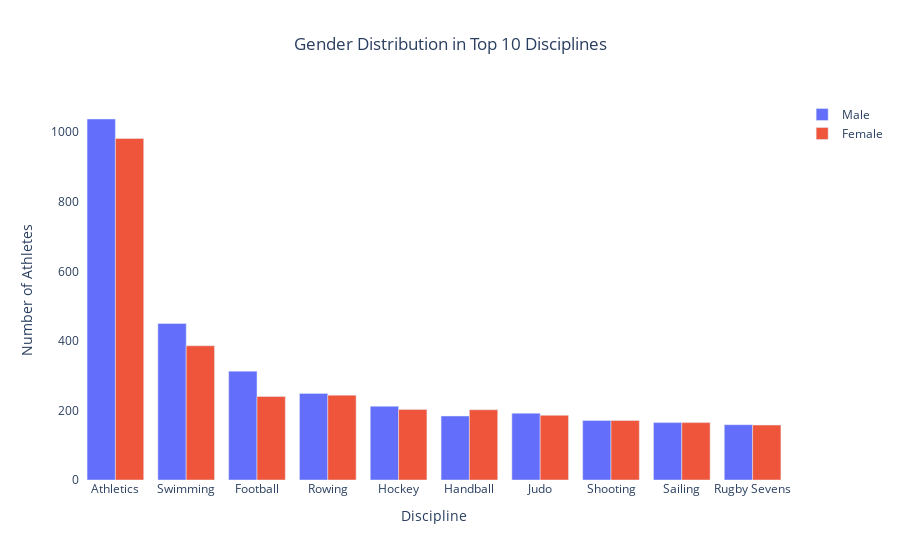

Notebook cell for this chart:
### Markdown cell above
**Gender Representation by Discipline**

### Code cell
gender_discipline = pd.crosstab(adf['disciplines'], adf['gender'])
top_10_gender = gender_discipline.sum(axis=1).nlargest(10).index

fig_gender = go.Figure()
fig_gender.add_trace(go.Bar(
    x=top_10_gender,
    y=gender_discipline.loc[top_10_gender, 'Male'],
    name='Male',
    marker_color='#636EFA'
))
fig_gender.add_trace(go.Bar(
    x=top_10_gender,
    y=gender_discipline.loc[top_10_gender, 'Female'],
    name='Female',
    marker_color='#EF553B'
))

fig_gender.update_layout(
    title="Gender Distribution in Top 10 Disciplines",
    xaxis_title="Discipline",
    yaxis_title="Number of Athletes",
    barmode='group',
    plot_bgcolor='white',
    title_x=0.5
)
fig_gender.show()

### Figure 1 — Plotly figure (JSON) as saved in the notebook; plotly's stock layout.template omitted (floating-point values rounded to 4 significant figures)
{"data": [{"marker": {"color": "#636EFA"}, "name": "Male", "type": "bar", "x": ["Athletics", "Swimming", "Football", "Rowing", "Hockey", "Handball", "Judo", "Shooting", "Sailing", "Rugby Sevens"], "y": [1038, 450, 313, 249, 212, 184, 192, 171, 165, 159]}, {"marker": {"color": "#EF553B"}, "name": "Female", "type": "bar", "x": ["Athletics", "Swimming", "Football", "Rowing", "Hockey", "Handball", "Judo", "Shooting", "Sailing", "Rugby Sevens"], "y": [982, 386, 240, 244, 203, 202, 186, 171, 165, 158]}], "layout": {"barmode": "group", "plot_bgcolor": "white", "title": {"text": "Gender Distribution in Top 10 Disciplines", "x": 0.5}, "xaxis": {"title": {"text": "Discipline"}}, "yaxis": {"title": {"text": "Number of Athletes"}}}}
